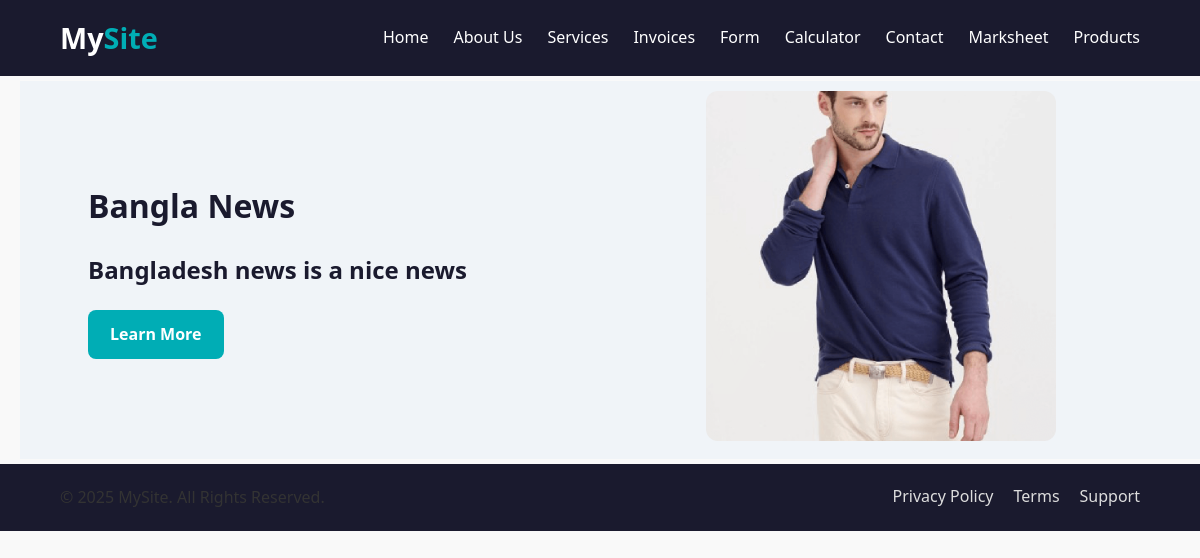
The app's page /news_details/bangla-news/ with its own data.
### news/models.py (models this page shows)
class News(models.Model):
    news_title = models.CharField(max_length=100)
    news_desc = HTMLField()
    news_img = models.FileField(upload_to='news_img',max_length=300,null=True,default=None)
    news_slug =  AutoSlugField(populate_from="news_title",unique=True,null=True,blank=None)

### new_project1/views.py (the view)
# urls.py: path('news_details/<slug>/', views.newsDetails, name="news_details"),
def newsDetails(request, slug):
    newsData = News.objects.get(news_slug=slug)
    data = {
        'slug': slug,
        'newsData': newsData
    }
    return render(request, 'newsDetail.html', data)

### templates/newsDetail.html (shortened to what this page needs)
{% extends 'base.html' %}
{% load static %}
{% block content %}
  <section class="about" style="padding: 10px;margin-left:20px">
    <div class="container about-container">
      <div class="about-text">
        <h2>{{ newsData.news_title }}</h2>
        <p>{{ newsData.news_desc|safe }}</p>
        <a href="#" class="btn-primary">Learn More</a>
      </div>
      <div class="about-img">
        <img src="{{ newsData.news_img.url }}" height="350px" alt="{{ newsData.news_title }}" />
      </div>
    </div>
  </section>
{% endblock %}

### static/css/main.css (style rules this page uses)
* { margin: 0; padding: 0; box-sizing: border-box; }
body { font-family: 'Segoe UI', Tahoma, Geneva, Verdana, sans-serif; line-height: 1.6; color: #333; background: #f9f9f9; }
.btn-primary { display: inline-block; padding: 12px 25px; background: #00adb5; color: #fff; text-decoration: none; border-radius: 6px; font-weight: 600; transition: background 0.3s; }
.about { padding: 60px 0; background: #f0f4f8; }
.about-container { display: flex; align-items: center; gap: 40px; flex-wrap: wrap; }
.about-text { flex: 1; }
.about-text h2 { font-size: 2rem; margin-bottom: 20px; }
.about-text p { font-size: 1rem; margin-bottom: 20px; color: #444; }
.about-img { flex: 1; text-align: center; }
.about-img img { max-width: 100%; border-radius: 12px; }
:root { --bg-dark: #1a1a2e; --brand: #00adb5; --text: #333; --muted: #666; --card: #f7f9fc; }
.container { width: 90%; max-width: 1200px; margin: 0 auto; }
h1,h2,h3,h4 { color: var(--bg-dark); }
p { color: var(--text); line-height: 1.7; }
.btn-primary { display:inline-block; padding: 12px 22px; background: var(--brand); color:#fff; text-decoration:none; border-radius: 8px; font-weight: 600; transition: opacity .25s; }

### records on screen
News: news_title "Bangla News", news_desc "Bangladesh news is a nice news", news_img (picture)
